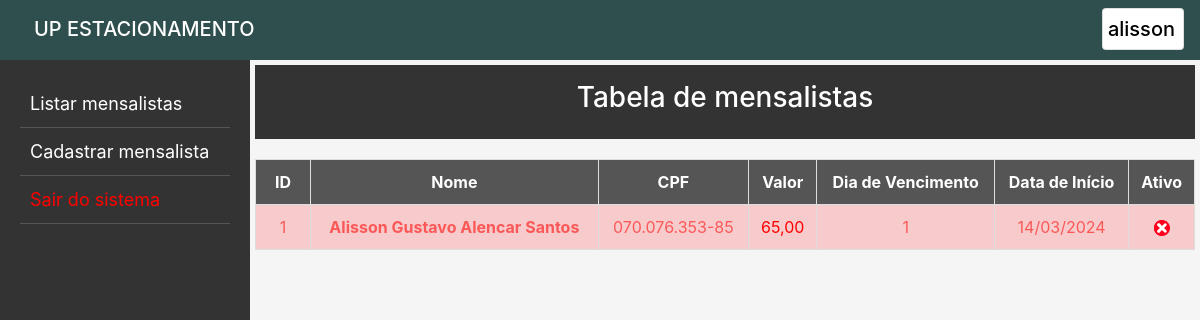
The app's page / (signed in) with its own data.
### app_estacionamento/models.py (models this page shows, shortened)
class Mensalista(models.Model):
    id = models.AutoField(primary_key=True)
    situacao = models.BooleanField('Ativo', default=True)
    nome = models.CharField('Nome *', max_length=50)
    cpf = models.CharField('CPF *', max_length=14)
    valor = models.DecimalField('Valor *', max_digits=8, decimal_places=2)
    data_inicial = models.DateField('Data de início *')
    dia_vencimento = models.IntegerField('Dia de vencimento *')
    cep = models.CharField('CEP', max_length=9, blank=True)
    endereco = models.CharField('Endereço', max_length=255)
    bairro = models.CharField('Bairro', max_length=255)
    cidade = models.CharField('Cidade', max_length=255)
    uf = models.CharField('UF', max_length=2)
    obs = models.TextField('Observações', max_length=500, blank=True)

### app_estacionamento/views.py (the view)
# urls.py: path('', views.index, name='index'),
@login_required(login_url="login/")
def index(request):
    mensalistas = Mensalista.objects.order_by("nome")
    conteudo = {"mensalistas": mensalistas}
    return render(request, "index.html", conteudo)

### app_estacionamento/templates/index.html (shortened to what this page needs)
{% extends 'base.html' %}
{% block inicio %}
<center>
    <header>
        <h3>Tabela de mensalistas</h3>
    </header>
    <table>
        <thead>
            <tr>
                <th scope="col" style="width: 55px;">ID</th>
                <th scope="col"><a href="{% url 'index' %}" style="color: white;">Nome</a></th>
                <th scope="col">CPF</th>
                <th scope="col">Valor</th>
                <th scope="col"><a href="{% url 'order_by_vencimento' %}" style="color: white;">Dia de Vencimento</a></th>
                <th scope="col">Data de Início</th>
                <th scope="col">Ativo</th>
            </tr>
        </thead>
        <tbody>
            {% for mensalista in mensalistas %}
            {% if mensalista.situacao == True %}
                <tr>
                    <td>{{ mensalista.id }}</td>
                    <td><a href="{% url 'mensalista' mensalista.id %}" style="color: black;"><strong>{{ mensalista.nome|title }}</strong></a></td>
                    <td>{{ mensalista.cpf }}</td>
                    <td>{{ mensalista.valor }}</td>
                    <td>{{ mensalista.dia_vencimento }}</td>
                    <td>{{ mensalista.data_inicial|date:"d/m/Y" }}</td>
                    <td><img src="../static/img/true.png" alt=""></td>
                </tr>
            {% else %}
                <tr>
                    <td style="color: rgba(255, 0, 0, 0.57); background-color: #ff00002c;">{{ mensalista.id }}</td>
                    <td style="background-color: #ff00002c;" ><a href="{% url 'mensalista' mensalista.id %}" style="color: rgba(255, 0, 0, 0.57);"><strong>{{ mensalista.nome|title }}</strong></a></td>
                    <td style="color: rgba(255, 0, 0, 0.57); background-color: #ff00002c;"> {{ mensalista.cpf }}</td>
                    <td style="color: rgb(255, 0, 0); background-color: #ff00002c;">{{ mensalista.valor }}</td>
                    <td style="color: rgba(255, 0, 0, 0.57); background-color: #ff00002c;">{{ mensalista.dia_vencimento }}</td>
                    <td style="color: rgba(255, 0, 0, 0.57); background-color: #ff00002c;">{{ mensalista.data_inicial|date:"d/m/Y" }}</td>
                    <td style=" background-color: #ff00002c;"><img src="../static/img/false.png" alt=""></td>
                </tr>
            {% endif %}
            {% endfor %}
        </tbody>
    </table>
    <br>
</center>
{% endblock %}

### app_estacionamento/templates/base.html (shortened to what this page needs)
{% load bootstrap4 %}
<!DOCTYPE html>
<html lang="pt-br">
<head>
    {% bootstrap_css %}
</head>
<body>
    <nav id="nav" class="navbar">
        <strong class="navbar-brand mb-0 h1" style="margin-left: 18px;">UP ESTACIONAMENTO</strong>
        <a href="{% url 'usuario' %}">
            <div class="card">
                <span class="navbar-brand mb-0 h1" style="margin-left: 5px; margin-right: 8px;">{{ user }}</span>
            </div>
        </a>
    </nav>
    <div id="div_container">
        <div id="sidebar">
            <a href="{% url 'index' %}">Listar mensalistas</a>
            <a href="{% url 'cadastrar_mensalista' %}">Cadastrar mensalista</a>
            <a href="{% url 'logout' %}" style="color: red;" onclick="return confirm('Deseja sair?')">Sair
                do sistema</a>
        </div>
        <div id="content">
            {% block inicio %}
            {% endblock %}
        </div>
    </div>
</body>
</html>

### app_estacionamento/templates/base.html (style rules this page uses)
body { margin: 0; padding: 0; background-color: #f5f5f5; height: 100vh; }
#div_container { display: grid; grid-template-columns: 250px 1fr; height: 100%; }
#sidebar { background: #333; color: white; padding: 20px; }
#sidebar a { text-decoration: none; font-size: 18px; color: #fff; display: block; padding: 10px; border-bottom: 1px solid #555; transition: background 0.3s; }
#content { padding: 5px; }
#nav { background-color: darkslategray; color: white; height: 60px; padding-bottom: 10px; }
.card { color: black; }

### app_estacionamento/templates/index.html (style rules this page uses)
header { background-color: #333; color: #fff; text-align: center; padding: 1em; }
table { width: 100%; text-align: center; border-collapse: collapse; margin-top: 20px; }
th, td { border: 1px solid #ddd; padding: 10px; }
th { background-color: #555; color: white; }

### records on screen
Mensalista: id "1", nome "Alisson Gustavo Alencar Santos", cpf "070.076.353-85", valor "65,00", dia_vencimento "1", data_inicial "14/03/2024", situacao False (drawn)

### other values on screen
{{ user }} "alisson"
